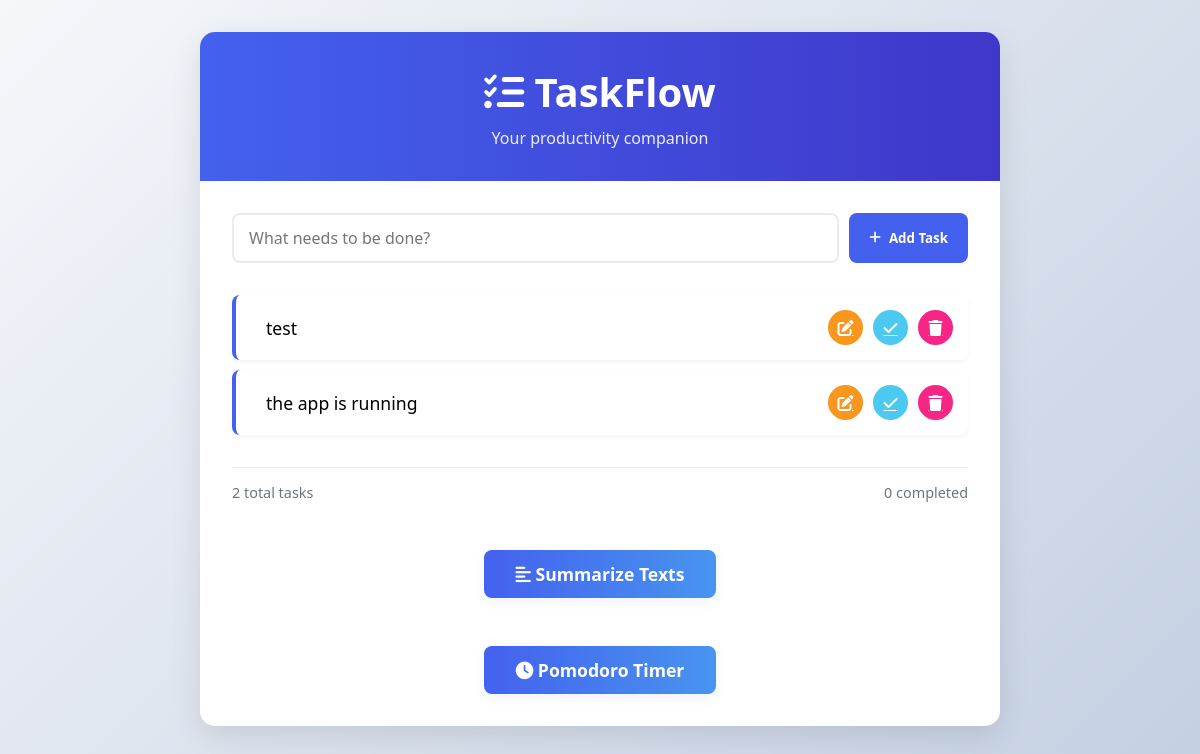
Before: / with the older database file.
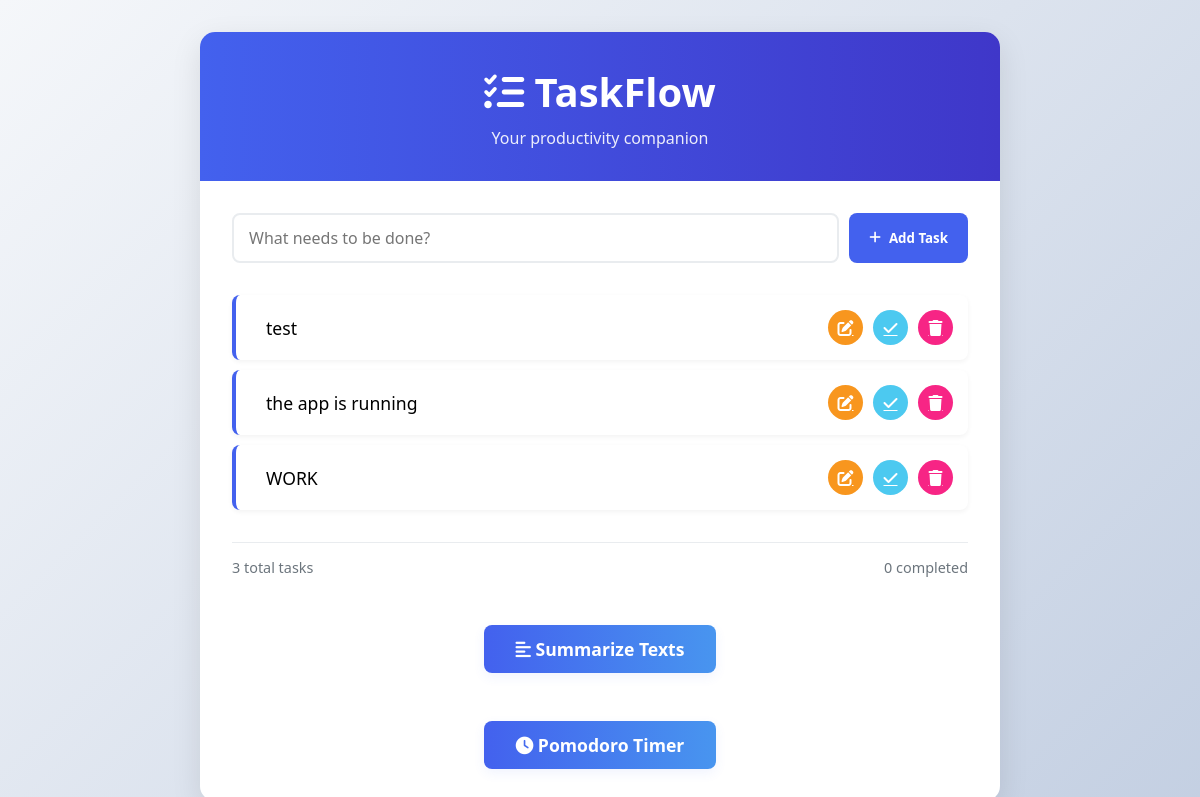
After: the same page with the newer database file.
### app/models.py (models this page shows, shortened)
class Task(db.Model):
    __tablename__ = 'tasks'
    id = db.Column(db.Integer, primary_key=True)
    content = db.Column(db.String(200), nullable=False)
    done = db.Column(db.Boolean, default=False, nullable=False)

### app/routes.py (the view)
@bp.route('/')
def index():
    tasks = db.session.execute(db.select(Task)).scalars().all()
    return render_template('index.html', tasks=tasks)

### app/templates/index.html (shortened to what this page needs)
<!DOCTYPE html>
<html lang="en">
<head>
    <link rel="stylesheet" href="https://cdnjs.cloudflare.com/ajax/libs/font-awesome/6.4.0/css/all.min.css">
    <link rel="stylesheet" href="{{ url_for('static', filename='style.css') }}">
</head>
<body>
    <div class="container">
        <header class="app-header">
            <h1><i class="fas fa-tasks"></i> TaskFlow</h1>
            <p>Your productivity companion</p>
        </header>
        <div class="task-manager">
            <form class="task-form" action="/add" method="POST">
                <input type="text" name="content" placeholder="What needs to be done?" required>
                <button type="submit" class="add-btn">
                    <i class="fas fa-plus"></i> Add Task
                </button>
            </form>
            <ul class="task-list">
                {% for task in tasks %}
                <li class="task-item {{ 'completed' if task.done else '' }}">
                    <span class="task-content">{{ task.content }}</span>
                    <div class="task-actions">
                    <a href="{{ url_for('main.edit', id=task.id) }}" class="edit-btn" title="Edit">                            <i class="fas fa-edit"></i>
                        </a>
                        <a href="{{ url_for('main.toggle', id=task.id) }}" class="toggle-btn" title="{{ 'Mark undone' if task.done else 'Complete' }}">
                            <i class="fas {{ 'fa-undo' if task.done else 'fa-check' }}"></i>
                        </a>
                        <a href="{{ url_for('main.delete', id=task.id) }}" class="delete-btn" title="Delete">
                            <i class="fas fa-trash"></i>
                        </a>
                    </div>
                </li>
                {% endfor %}
            </ul>
            <div class="task-stats">
                <span>{{ tasks|length }} total tasks</span>
                <span>{{ tasks|selectattr('done')|list|length }} completed</span>
            </div>
             <div class="summarize-section" style="text-align:center; margin-top: 2rem;">
                <a href="{{ url_for('summarize.summarize') }}" class="summarize-btn">
                    <i class="fas fa-align-left"></i> Summarize Texts
                </a>
            </div>
            <div class="pomodoro-section" style="text-align:center; margin-top: 2rem;">
                <a href="{{ url_for('main.pomodoro') }}" class="pomodoro-btn">
                    <i class="fas fa-clock"></i> Pomodoro Timer
                </a>
            </div>
        </div>
    </div>
</body>
</html>

### app/static/style.css (style rules this page uses)
:root { --primary: #4361ee; --secondary: #3f37c9; --accent: #4895ef; --light: #f8f9fa; --dark: #212529; --success: #4cc9f0; --danger: #f72585; --warning: #f8961e; --gray: #6c757d; }
* { margin: 0; padding: 0; box-sizing: border-box; font-family: 'Segoe UI', Tahoma, Geneva, Verdana, sans-serif; }
body { background: linear-gradient(135deg, #f5f7fa 0%, #c3cfe2 100%); min-height: 100vh; padding: 2rem; }
.container { max-width: 800px; margin: 0 auto; background: white; border-radius: 15px; box-shadow: 0 10px 30px rgba(0, 0, 0, 0.1); overflow: hidden; }
.app-header { background: linear-gradient(to right, var(--primary), var(--secondary)); color: white; padding: 2rem; text-align: center; }
.app-header h1 { font-size: 2.5rem; margin-bottom: 0.5rem; }
.app-header p { opacity: 0.9; font-weight: 300; }
.task-manager { padding: 2rem; }
.task-form { display: flex; gap: 10px; margin-bottom: 2rem; }
.task-form input { flex: 1; padding: 12px 15px; border: 2px solid #e9ecef; border-radius: 8px; font-size: 1rem; transition: all 0.3s; }
.add-btn { background-color: var(--primary); color: white; border: none; padding: 0 20px; border-radius: 8px; cursor: pointer; font-weight: 600; transition: all 0.3s; display: flex; align-items: center; gap: 8px; }
.task-list { list-style: none; margin-bottom: 2rem; }
.task-item { display: flex; justify-content: space-between; align-items: center; padding: 15px; background: white; border-radius: 8px; margin-bottom: 10px; box-shadow: 0 2px 5px rgba(0, 0, 0, 0.05); transition: all 0.3s; border-left: 4px solid var(--primary); }
.task-content { flex: 1; padding: 0 15px; font-size: 1.1rem; }
.task-actions { display: flex; gap: 10px; }
.task-actions a { color: white; width: 35px; height: 35px; border-radius: 50%; display: flex; align-items: center; justify-content: center; cursor: pointer; transition: all 0.3s; }
.edit-btn { background-color: var(--warning); }
.toggle-btn { background-color: var(--success); }
.delete-btn { background-color: var(--danger); }
.task-stats { display: flex; justify-content: space-between; color: var(--gray); font-size: 0.9rem; padding-top: 15px; border-top: 1px solid #e9ecef; }
.summarize-btn { display: inline-block; background: linear-gradient(to right, var(--primary), var(--accent)); color: white; padding: 0.75rem 2rem; border-radius: 8px; font-size: 1.1rem; font-weight: 600; text-decoration: none; box-shadow: 0 4px 12px rgba(67, 97, 238, 0.08); transition: background 0.3s, transform 0.2s; margin-top: 1rem; }
.pomodoro-btn { display: inline-block; background: linear-gradient(to right, var(--primary), var(--accent)); color: white; padding: 0.75rem 2rem; border-radius: 8px; font-size: 1.1rem; font-weight: 600; text-decoration: none; box-shadow: 0 4px 12px rgba(67, 97, 238, 0.08); transition: background 0.3s, transform 0.2s; margin-top: 1rem; }

Changed rows visible on the page:
added Task: content "WORK", done False (drawn)
Other visible differences:
{{ tasks|length }}: "2" → "3"
